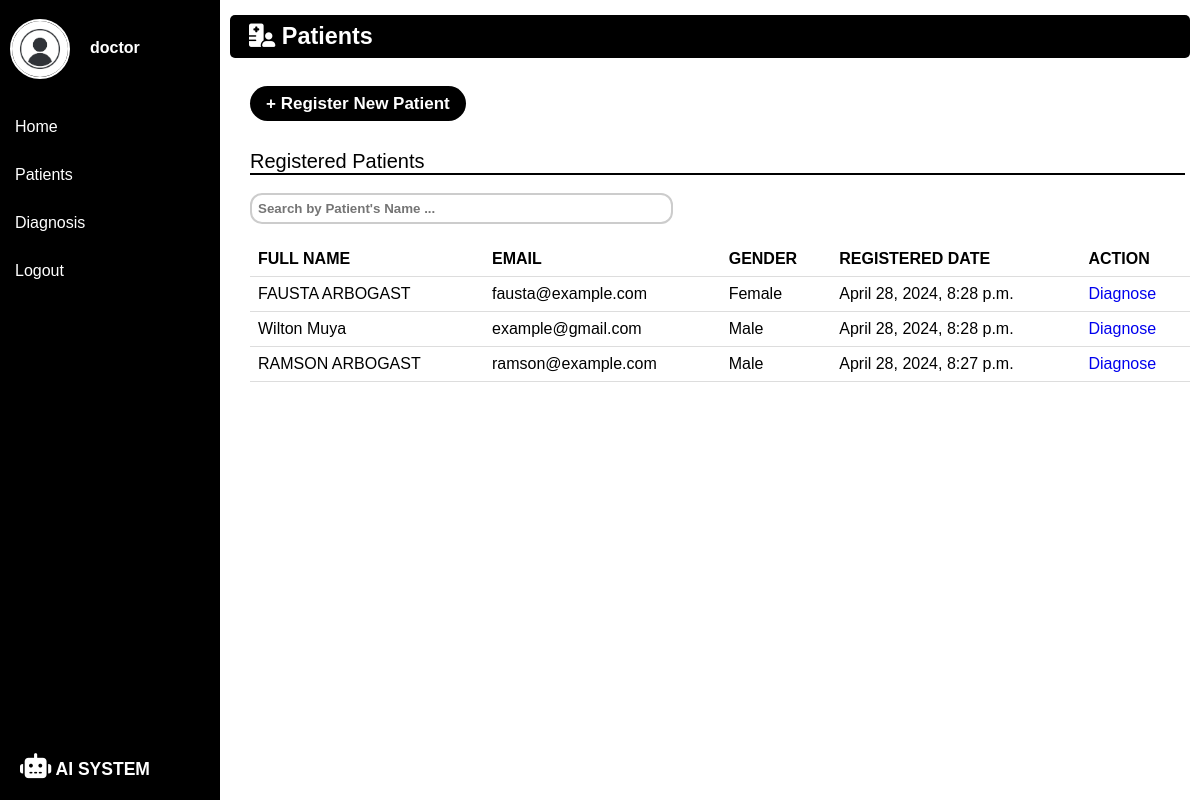
Before: /patientslist/ (signed in) with the older database file.
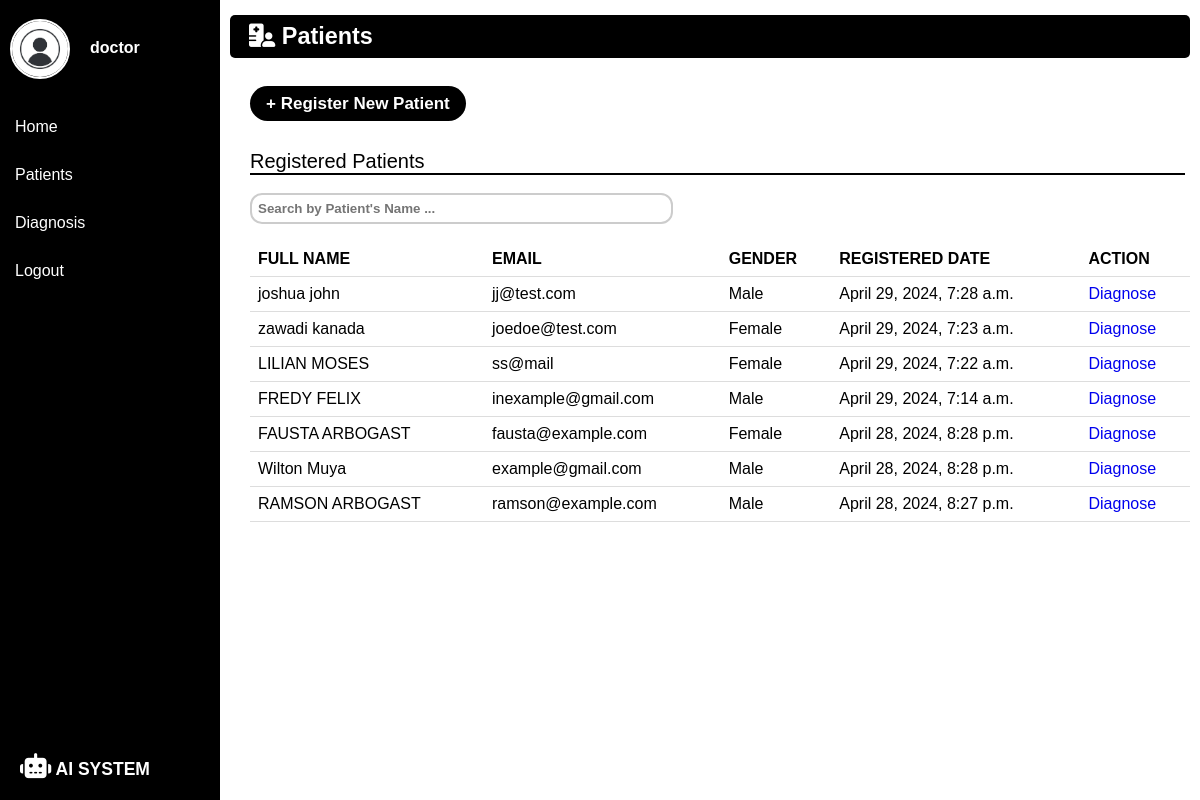
After: the same page with the newer database file.
### ai_dermatologist/models.py (models this page shows, shortened)
class Patients(models.Model):
    fullname = models.CharField(max_length=200)
    email = models.EmailField(unique=True)
    age = models.PositiveIntegerField()
    gender = models.CharField(max_length=6)
    registered_date = models.DateTimeField(auto_now_add=True)
    class Meta:
        verbose_name_plural = 'Patients'

### ai_dermatologist/views.py (the view)
# urls.py: path('patientslist/', views.patients_list, name='patientslist'),
@login_required
def patients_list(request):
    patients = Patients.objects.order_by('-registered_date')
    return render(request, 'dermatologist/patients.html', {'patients':patients})

### templates/dermatologist/patients.html (shortened to what this page needs)
{% load static %}
<!DOCTYPE html>
<html lang="en">
<head>
    <link rel="stylesheet" href="{% static 'css/style.css' %}">
</head>
<body>
    <div class="wrapper">
        <div class="sidebar">
            <div class="profile-username">
                <a href="{% url 'userprofile'%}">
                    <img src="{% static 'assets/avatar.jpg'%}" alt="user-image" width="60px" height="60px">
                </a>
                {% if user.is_authenticated %}
                <p style="color: white;"><strong> {{ user.username }}</strong></p>
                {% endif %}
            </div>
            <ul>
                <li><a href="{% url 'dashboard' %}">Home</a></li>
                <li><a href="#">Patients</a></li>
                <li><a href="{% url 'diagnosis' %}">Diagnosis</a></li>
                <li><a href="{% url 'index' %}">Logout</a></li>
            </ul>
            <div class="footer-h3">
                <h3><i class="fa-solid fa-robot fa-beat"></i> AI SYSTEM</h3>
            </div>
        </div>
    </div>
    <div class="main-content">
        <header>
            <h3>  <i class="fa-solid fa-hospital-user"></i>  Patients</h3>
        </header><br><br>
        <main class="patients-main">
            <div class="add-patient-button">
                <a href="{% url 'newpatientregistration'%}">+ Register New Patient</a>
            </div><br><br>
            <div class="main-content-p">
                <p>Registered Patients</p>
            </div><hr><br>
            <div class="search">
                <input type="search" id="searchInput" placeholder="Search by Patient's Name ...">
            </div><br>
            <div class="patients-table">
                <table id="patientTable">
                    <thead>
                        <tr>
                            <th>FULL NAME</th>
                            <th>EMAIL</th>
                            <th>GENDER</th>
                            <th>REGISTERED DATE</th>
                            <th>ACTION</th>
                        </tr>
                    </thead>
                   <tbody>
                        {% for patient in patients %}
                            <tr>
                                <td>{{ patient.fullname }}</td>
                                <td>{{ patient.email }}</td>
                                <td>{{ patient.gender }}</td>
                                <td>{{ patient.registered_date }}</td>
                                <td><a href="{% url 'diagnosis'%}">Diagnose</a></td>
                            </tr>
                        {% endfor %}
                   </tbody>
                </table>
            </div>
        </main>
    </div>
</body>
</html>

### ai_dermatologist/static/css/style.css (style rules this page uses)
* { margin: 0; padding: 0; box-sizing: border-box; list-style: none; text-decoration: none; font-family: 'Trebuchet MS', 'Lucida Sans Unicode', 'Lucida Grande', 'Lucida Sans', Arial, sans-serif; }
.patients-table table { border-collapse: collapse; width: 100%; }
.patients-table th, td { padding: 8px; text-align: left; border-bottom: 1px solid #ddd; }
.diagnosed-patient-table th, td { padding: 8px; text-align: left; border-bottom: 1px solid #ddd; }
.search input[type="search"] { padding: 6px; width: 45%; border-radius: 12px; border: 2px solid #ccc; }
.search ::placeholder { font-weight: bold; }
.wrapper { display: flex; position: relative; }
.wrapper .sidebar { position: fixed; width: 220px; height: 100%; background-color: black; padding: 10px 0; }
.wrapper .sidebar ul li { padding: 15px; }
.wrapper .sidebar ul li a { color: white; display: block; }
.main-content { margin-left: 230px; margin-right: 10px; margin-top: 15px; }
.footer-h3 { color: white; font-size: 15px; padding: 20px; position: fixed; bottom: 0; font-family: 'Franklin Gothic Medium', 'Arial Narrow', Arial, sans-serif; }
.footer-h3 i { font-size: 25px; }
.main-content header { font-size: 20px; background-color: black; color: white; padding: 8px 19px; border-radius: 5px; }
.profile-username { margin-top: 9px; margin-left: 10px; margin-bottom: 20px; display: inline-flex; }
.profile-username p { padding: 20px; margin-right: 10px; }
.profile-username img { border-radius: 50px; border: 2px solid white; }
.main-content-p { font-size: 20px; font-family: system-ui, -apple-system, BlinkMacSystemFont, 'Segoe UI', Roboto, Oxygen, Ubuntu, Cantarell, 'Open Sans', 'Helvetica Neue', sans-serif; }
.patients-main { margin-left: 20px; }
.patients-table { text-align: center; }
.add-patient-button a { padding: 8px 16px; background-color: rgb(0, 0, 0); color: white; border: none; border-radius: 50px; font-size: 17px; font-weight: bold; }
hr { border: 1px solid; margin-right: 5px; }

Changed rows visible on the page:
added Patients: fullname "joshua john", email "jj@test.com", gender "Male", registered_date "April 29, 2024, 7:28 a.m."
added Patients: fullname "zawadi kanada", email "joedoe@test.com", gender "Female", registered_date "April 29, 2024, 7:23 a.m."
added Patients: fullname "LILIAN MOSES", email "ss@mail", gender "Female", registered_date "April 29, 2024, 7:22 a.m."
added Patients: fullname "FREDY FELIX", email "inexample@gmail.com", gender "Male", registered_date "April 29, 2024, 7:14 a.m."
